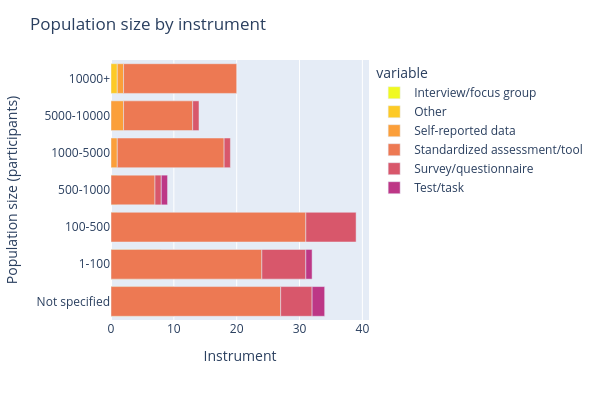

Notebook cell for this chart:
### Code cell
fig = px.bar(pop_size_instrument_df,
                y='Count of instrument_classified',
                x=['Interview/focus group',
                        'Other',
                        'Self-reported data',
                        'Standardized assessment/tool',
                        'Survey/questionnaire',
                        'Test/task'],
                #color_discrete_sequence=["red", "green", "blue", "goldenrod", "magenta","gray"],
                orientation='h',
                color_discrete_sequence= px.colors.sequential.Plasma_r)
fig.update_layout(
        title="Population size by instrument",
        xaxis_title="Instrument",
        yaxis_title="Population size (participants)",
        height=400,
        width=600,
        )
fig

### Figure 1 — Plotly figure (JSON) as saved in the notebook; plotly's stock layout.template omitted (floating-point values rounded to 4 significant figures)
{"data": [{"hovertemplate": "variable=Interview/focus group<br>value=%{x}<br>Count of instrument_classified=%{y}<extra></extra>", "legendgroup": "Interview/focus group", "marker": {"color": "#f0f921", "pattern": {"shape": ""}}, "name": "Interview/focus group", "orientation": "h", "showlegend": true, "textposition": "auto", "type": "bar", "x": [3.0, 4.0, 1.0, 1.0, NaN, NaN, NaN], "xaxis": "x", "y": ["Not specified", "1-100", "100-500", "500-1000", "1000-5000", "5000-10000", "10000+"], "yaxis": "y"}, {"hovertemplate": "variable=Other<br>value=%{x}<br>Count of instrument_classified=%{y}<extra></extra>", "legendgroup": "Other", "marker": {"color": "#fdca26", "pattern": {"shape": ""}}, "name": "Other", "orientation": "h", "showlegend": true, "textposition": "auto", "type": "bar", "x": [7.0, 4.0, NaN, NaN, NaN, NaN, 1.0], "xaxis": "x", "y": ["Not specified", "1-100", "100-500", "500-1000", "1000-5000", "5000-10000", "10000+"], "yaxis": "y"}, {"hovertemplate": "variable=Self-reported data<br>value=%{x}<br>Count of instrument_classified=%{y}<extra></extra>", "legendgroup": "Self-reported data", "marker": {"color": "#fb9f3a", "pattern": {"shape": ""}}, "name": "Self-reported data", "orientation": "h", "showlegend": true, "textposition": "auto", "type": "bar", "x": [NaN, NaN, NaN, NaN, 1.0, 2.0, 1.0], "xaxis": "x", "y": ["Not specified", "1-100", "100-500", "500-1000", "1000-5000", "5000-10000", "10000+"], "yaxis": "y"}, {"hovertemplate": "variable=Standardized assessment/tool<br>value=%{x}<br>Count of instrument_classified=%{y}<extra></extra>", "legendgroup": "Standardized assessment/tool", "marker": {"color": "#ed7953", "pattern": {"shape": ""}}, "name": "Standardized assessment/tool", "orientation": "h", "showlegend": true, "textposition": "auto", "type": "bar", "x": [27.0, 24.0, 31.0, 7.0, 17.0, 11.0, 18.0], "xaxis": "x", "y": ["Not specified", "1-100", "100-500", "500-1000", "1000-5000", "5000-10000", "10000+"], "yaxis": "y"}, {"hovertemplate": "variable=Survey/questionnaire<br>value=%{x}<br>Count of instrument_classified=%{y}<extra></extra>", "legendgroup": "Survey/questionnaire", "marker": {"color": "#d8576b", "pattern": {"shape": ""}}, "name": "Survey/questionnaire", "orientation": "h", "showlegend": true, "textposition": "auto", "type": "bar", "x": [5.0, 7.0, 8.0, 1.0, 1.0, 1.0, NaN], "xaxis": "x", "y": ["Not specified", "1-100", "100-500", "500-1000", "1000-5000", "5000-10000", "10000+"], "yaxis": "y"}, {"hovertemplate": "variable=Test/task<br>value=%{x}<br>Count of instrument_classified=%{y}<extra></extra>", "legendgroup": "Test/task", "marker": {"color": "#bd3786", "pattern": {"shape": ""}}, "name": "Test/task", "orientation": "h", "showlegend": true, "textposition": "auto", "type": "bar", "x": [2.0, 1.0, NaN, 1.0, NaN, NaN, NaN], "xaxis": "x", "y": ["Not specified", "1-100", "100-500", "500-1000", "1000-5000", "5000-10000", "10000+"], "yaxis": "y"}], "layout": {"barmode": "relative", "height": 400, "legend": {"title": {"text": "variable"}, "tracegroupgap": 0}, "margin": {"t": 60}, "title": {"text": "Population size by instrument"}, "width": 600, "xaxis": {"anchor": "y", "domain": [0, 1], "title": {"text": "Instrument"}}, "yaxis": {"anchor": "x", "domain": [0, 1], "title": {"text": "Population size (participants)"}}}}
